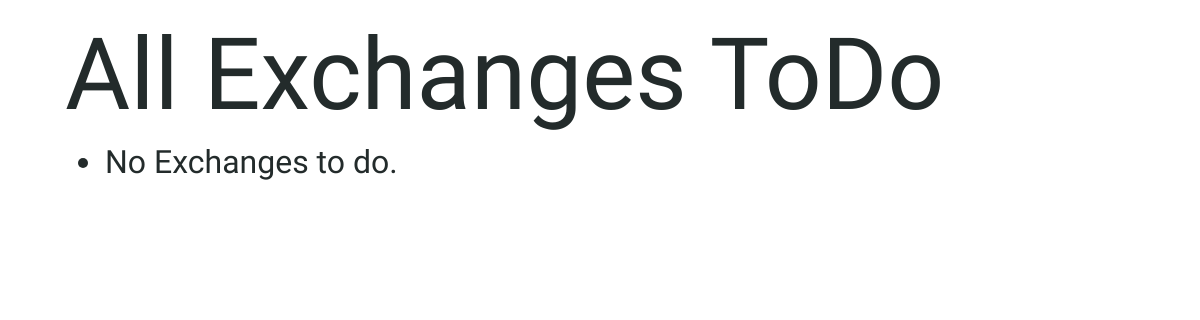
Page /allexchanges on the earlier database version.
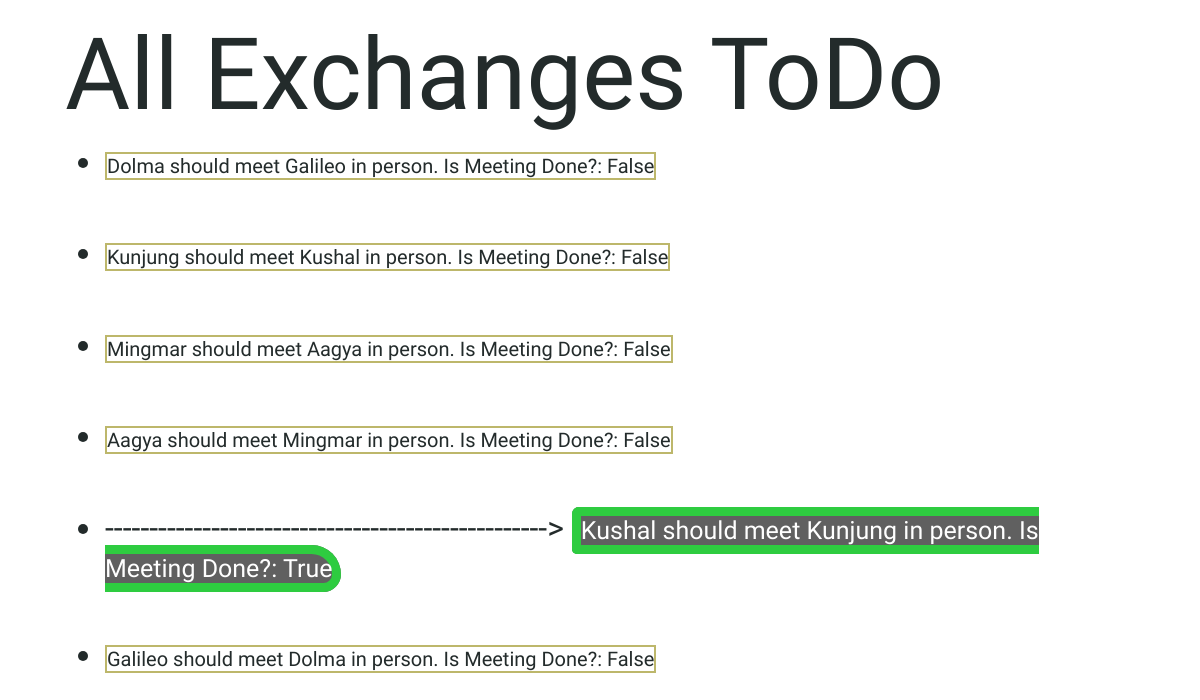
Same page on the later database version.
### books/models.py (models this page shows)
class Exchange(models.Model):
    king = models.ForeignKey(Person, on_delete=models.CASCADE, related_name="king_exchanges")
    queen = models.ForeignKey(Person, on_delete=models.CASCADE, related_name="queen_exchanges")
    kingbook = models.ForeignKey(Book, on_delete=models.CASCADE, related_name="kingbook_exchanges", null=True)
    queenbook = models.ForeignKey(Book, on_delete=models.CASCADE, related_name="queenbook_exchanges", null=True)
    meeting = models.BooleanField(default=False)
    def __str__(self):
        return f"{self.king} should meet {self.queen} in person. Is Meeting Done?: {self.meeting}"

class Person(models.Model):
    name = models.CharField(max_length=20, default="Mr Nobody")
    def __str__(self):
        return f"{self.name}"

### books/views.py (the view)
# urls.py: path('allexchanges', views.allexchanges, name='allexchanges'),
def allexchanges(request):
	exchanges = Exchange.objects.all()
	context = {
		"exchanges": exchanges,
	}
	return render(request, "books/allexchanges.html", context)

### books/templates/books/allexchanges.html (shortened to what this page needs)
{% extends "books/base.html" %}
{% load static %}
{% block body %}
	<h1>All Exchanges ToDo</h1>
	<ul>
		{% for e in exchanges %}
			<li>
				{% if e.meeting %}
					--------------------------------------------------> <span class="exchanged"> {{ e }} </span>
				{% else %}
					<span class="notexchanged"> {{ e }} </span>
				{% endif %}
			</li>
			<br>
		{% empty %}
				<li> No Exchanges to do.</li>
		{% endfor %}
	</ul>
{% endblock %}

Differences in the rows shown:
added Exchange: king+queen+meeting "Dolma should meet Galileo in person. Is Meeting Done?: False"
added Exchange: king+queen+meeting "Kunjung should meet Kushal in person. Is Meeting Done?: False"
added Exchange: king+queen+meeting "Mingmar should meet Aagya in person. Is Meeting Done?: False"
added Exchange: king+queen+meeting "Aagya should meet Mingmar in person. Is Meeting Done?: False"
added Exchange: king+queen+meeting "Kushal should meet Kunjung in person. Is Meeting Done?: True"
added Exchange: king+queen+meeting "Galileo should meet Dolma in person. Is Meeting Done?: False"
Other differences:
text no longer shown: "No Exchanges to do."
